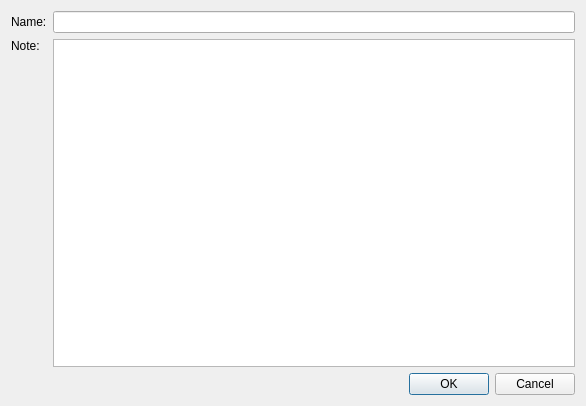
<?xml version="1.0" encoding="UTF-8"?>
<ui version="4.0">
 <class>Dialog</class>
 <widget class="QDialog" name="Dialog">
  <property name="geometry">
   <rect>
    <x>0</x>
    <y>0</y>
    <width>586</width>
    <height>406</height>
   </rect>
  </property>
  <property name="windowTitle">
   <string>Dialog</string>
  </property>
  <layout class="QGridLayout" name="gridLayout">
   <item row="1" column="1">
    <widget class="QTextEdit" name="textEdit"/>
   </item>
   <item row="0" column="1">
    <widget class="QLineEdit" name="nameLine"/>
   </item>
   <item row="0" column="0">
    <widget class="QLabel" name="nameLbl">
     <property name="text">
      <string>Name:</string>
     </property>
    </widget>
   </item>
   <item row="1" column="0">
    <widget class="QLabel" name="noteLbl">
     <property name="text">
      <string>Note:</string>
     </property>
     <property name="alignment">
      <set>Qt::AlignLeading|Qt::AlignLeft|Qt::AlignTop</set>
     </property>
    </widget>
   </item>
   <item row="2" column="0" colspan="2">
    <widget class="QDialogButtonBox" name="buttonBox">
     <property name="orientation">
      <enum>Qt::Horizontal</enum>
     </property>
     <property name="standardButtons">
      <set>QDialogButtonBox::Cancel|QDialogButtonBox::Ok</set>
     </property>
    </widget>
   </item>
  </layout>
 </widget>
 <resources/>
 <connections>
  <connection>
   <sender>buttonBox</sender>
   <signal>accepted()</signal>
   <receiver>Dialog</receiver>
   <slot>accept()</slot>
   <hints>
    <hint type="sourcelabel">
     <x>248</x>
     <y>254</y>
    </hint>
    <hint type="destinationlabel">
     <x>157</x>
     <y>274</y>
    </hint>
   </hints>
  </connection>
  <connection>
   <sender>buttonBox</sender>
   <signal>rejected()</signal>
   <receiver>Dialog</receiver>
   <slot>reject()</slot>
   <hints>
    <hint type="sourcelabel">
     <x>316</x>
     <y>260</y>
    </hint>
    <hint type="destinationlabel">
     <x>286</x>
     <y>274</y>
    </hint>
   </hints>
  </connection>
 </connections>
</ui>
